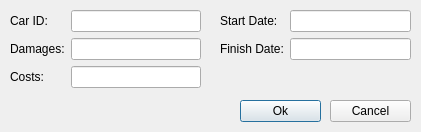
<?xml version="1.0" encoding="UTF-8"?>
<ui version="4.0">
 <class>SearchMaintenanceDialog</class>
 <widget class="QDialog" name="SearchMaintenanceDialog">
  <property name="geometry">
   <rect>
    <x>0</x>
    <y>0</y>
    <width>421</width>
    <height>132</height>
   </rect>
  </property>
  <property name="windowTitle">
   <string>Search Maintenance</string>
  </property>
  <widget class="QPushButton" name="btnOk">
   <property name="geometry">
    <rect>
     <x>240</x>
     <y>100</y>
     <width>81</width>
     <height>22</height>
    </rect>
   </property>
   <property name="text">
    <string>Ok</string>
   </property>
  </widget>
  <widget class="QPushButton" name="btnCancel">
   <property name="geometry">
    <rect>
     <x>330</x>
     <y>100</y>
     <width>81</width>
     <height>22</height>
    </rect>
   </property>
   <property name="text">
    <string>Cancel</string>
   </property>
  </widget>
  <widget class="QWidget" name="formLayoutWidget">
   <property name="geometry">
    <rect>
     <x>10</x>
     <y>10</y>
     <width>191</width>
     <height>80</height>
    </rect>
   </property>
   <layout class="QFormLayout" name="formLayout">
    <item row="0" column="0">
     <widget class="QLabel" name="label">
      <property name="text">
       <string>Car ID:</string>
      </property>
     </widget>
    </item>
    <item row="1" column="0">
     <widget class="QLabel" name="label_2">
      <property name="text">
       <string>Damages:</string>
      </property>
     </widget>
    </item>
    <item row="2" column="0">
     <widget class="QLabel" name="label_3">
      <property name="text">
       <string>Costs:</string>
      </property>
     </widget>
    </item>
    <item row="0" column="1">
     <widget class="QLineEdit" name="txtCarID"/>
    </item>
    <item row="1" column="1">
     <widget class="QLineEdit" name="txtDamages"/>
    </item>
    <item row="2" column="1">
     <widget class="QLineEdit" name="txtCosts"/>
    </item>
   </layout>
  </widget>
  <widget class="QWidget" name="formLayoutWidget_2">
   <property name="geometry">
    <rect>
     <x>220</x>
     <y>10</y>
     <width>191</width>
     <height>80</height>
    </rect>
   </property>
   <layout class="QFormLayout" name="formLayout_2">
    <item row="0" column="0">
     <widget class="QLabel" name="label_4">
      <property name="text">
       <string>Start Date:</string>
      </property>
     </widget>
    </item>
    <item row="1" column="0">
     <widget class="QLabel" name="label_5">
      <property name="text">
       <string>Finish Date:</string>
      </property>
     </widget>
    </item>
    <item row="0" column="1">
     <widget class="QLineEdit" name="txtStart"/>
    </item>
    <item row="1" column="1">
     <widget class="QLineEdit" name="txtFinish"/>
    </item>
   </layout>
  </widget>
 </widget>
 <resources/>
 <connections/>
</ui>
